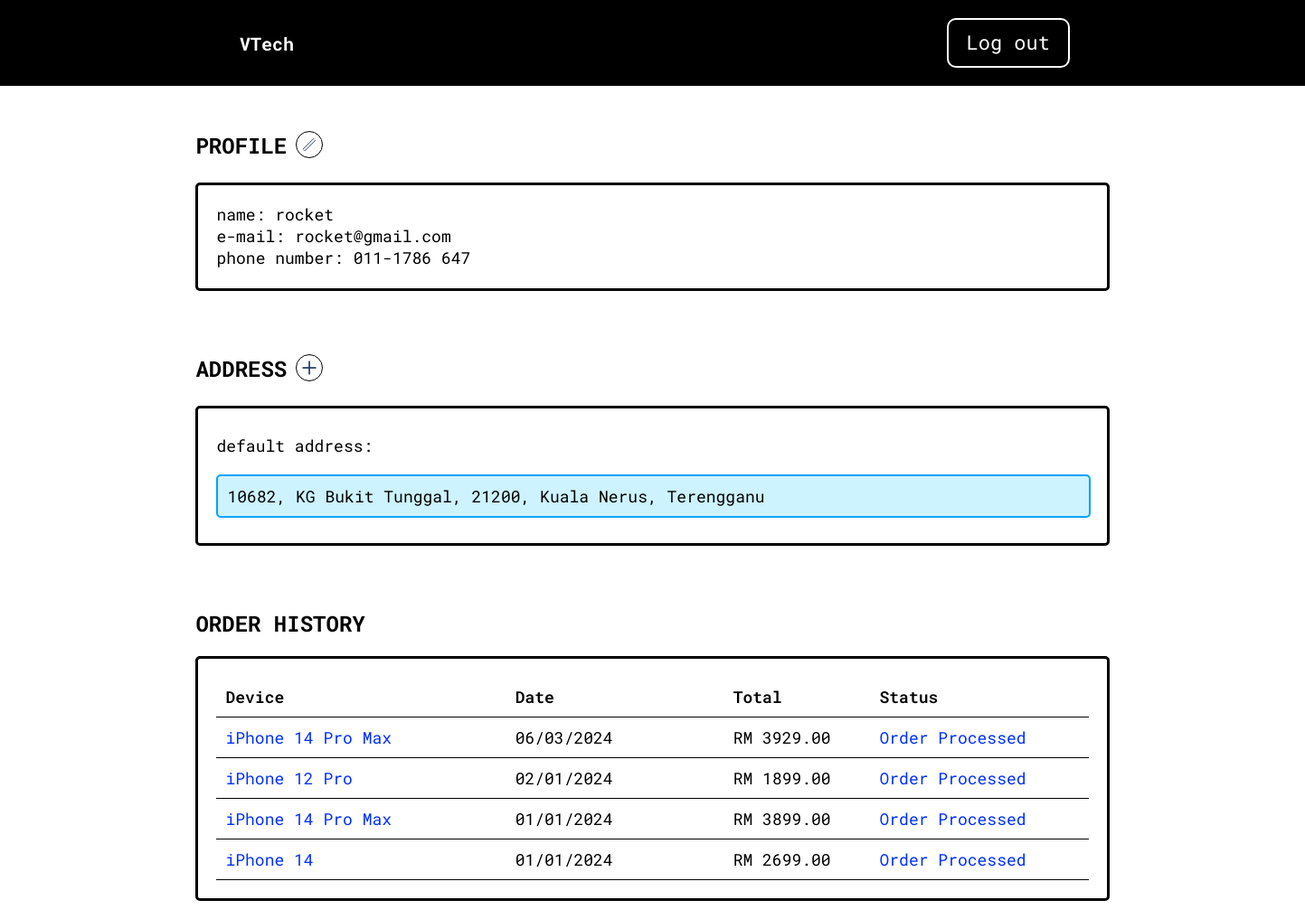
Screenshot of /profile.php (signed in) with the database file from the repository.
### tables this page shows
CREATE TABLE `customer` (
  `cust_id` int(100) NOT NULL,
  `cust_name` varchar(100) NOT NULL,
  `cust_email` varchar(100) NOT NULL,
  `cust_password` varchar(100) NOT NULL,
  `cust_phone` varchar(12) NOT NULL,
  `cust_add` varchar(1000) NOT NULL,
  `user_type` varchar(20) NOT NULL
);

CREATE TABLE `orders` (
  `id` int(100) NOT NULL,
  `user_id` int(100) NOT NULL,
  `name` varchar(100) NOT NULL,
  `price` int(100) NOT NULL,
  `quantity` int(100) NOT NULL,
  `image` varchar(100) NOT NULL,
  `color` varchar(255) DEFAULT NULL,
  `capacity` varchar(255) DEFAULT NULL,
  `waranty` varchar(255) DEFAULT NULL,
  `device_id` int(225) NOT NULL
);

CREATE TABLE `transaction` (
  `order_id` int(100) NOT NULL,
  `user_id` int(100) NOT NULL,
  `price` int(100) NOT NULL,
  `placed_on` varchar(50) NOT NULL,
  `payment_status` varchar(20) NOT NULL DEFAULT 'pending',
  `approval` varchar(225) NOT NULL
);

### profile.php (the view, shortened to what this page needs)
<?php
include('config.php');
$user_id = $_SESSION['user_id'];
$resultUser = mysqli_query($conn, "SELECT * FROM `customer` WHERE cust_id = '$user_id'") or die('query failed');
$resultOrderHistory = mysqli_query($conn, "SELECT * FROM `orders` WHERE user_id = $user_id");
?>
<!DOCTYPE html>
<html lang="en">
<head>
    <link rel="stylesheet" href="profile-style.css?v=<?php echo time(); ?>">
</head>
<body>
    <header>
            <div class="header-dummy">
                <a href="main.php" class="logo" style="text-decoration: none;" ><img src="icon/icon.png" alt="" style="height: 55px;" ><span>VTech</span></a>
            </div>
        <a href="logout.php" class="logout">Log out</a>
    </header>
    <main>
        <h2>PROFILE
            <a style="cursor: pointer;" onclick="profileEdit()" ><img src="icon/icons8-edit-50.png" title="edit" height="18px"> </a>
        </h2>
        <div class="profile" >
            <div class="profile-view" id="profile-view" >
            <?php
            $row = $resultUser -> fetch_assoc();
            echo '
            <p>name: '. $row['cust_name'] .'</p>
            <p>e-mail: '. $row['cust_email'] .'</p>
            <p>phone number: '. $row['cust_phone'] .'</p>';
            ?>
            </div>
        </div>
        <h2 class="address">ADDRESS
            <a style="cursor: pointer;" onclick="addressView()" ><img src="icon/icons8-plus-24.png" title="add" height="18px"></a>
        </h2>
        <div class="address-list">
            <div id="address-view">
            <?php
                if ($row['cust_add'] == null) {
                    echo '<p id="no-address">- no adressess added -</p>';
                }else{
                    echo'
                    <p>default address:</p>
                    <div id="have-address">
                        <p>'. $row['cust_add'] .'</p>
                    </div>';
                };
            ?>
            </div>
        </div>
        <h2 class="order-history">ORDER HISTORY </h2>
        <div class="order-list">
            <?php
            if (mysqli_num_rows($resultOrderHistory) <= 0) {
                echo'<p id="no-order"> - you have yet not make any order - </p>';
            }else{
                echo'
                    <div class="title">
                    <p style="width: 40%;">Device</p>
                    <p style="width: 30%;">Date</p>
                    <p style="width: 20%;">Total</p>
                    <p style="width: 30%;">Status</p>
                </div>
                <div class="order-box">';
                while ($row = $resultOrderHistory -> fetch_assoc()) {
                    $name = $row['name'];
                    $order_id = $row['id'];
                    $resultDevice = mysqli_query($conn, "SELECT * FROM `device` WHERE Name = '$name'");
                    $resulttransact = mysqli_query($conn, "SELECT * FROM `transaction` WHERE order_id = '$order_id'");
                    $fetchDevice = $resultDevice ->fetch_assoc();
                    $fetchTransact = $resulttransact ->fetch_assoc();
                    echo '
                    <div class="have-order">
                        <div class="device" style="width: 40%;">
                            <a href="device-page.php?id='. $fetchDevice['deviceID'].'"">'. $row['name'] .'</a>
                        </div>
                        <div class="device" style="width: 30%;">
                            '. $fetchTransact['placed_on'].'
                        </div>
                        <div class="total" style="width: 20%;">
                            RM '. $row['price'] .'.00
                        </div>
                        <div class="status" style="width: 30%;">
                            <a href="delivery.php?id='. $order_id.'"">Order Processed</a>
                        </div>
                    </div>';
                }
                echo '</div>';
            }
            ?>
        </div>
    </main>
</body>
</html>

### profile-style.css (style rules this page uses)
* { margin: 0; padding: 0; box-sizing: border-box; }
body { font-family: Roboto-Mono; color: black; min-width: 1400px; margin: 0; }
header { background-color: black; width: 100%; padding: 20px 0; display: flex; justify-content: center; gap: 50%; }
header a { color: white; text-decoration: none; }
.header-dummy>.logo { color: white; display: flex; align-items: center; }
.logo>span { font-size: 20px; font-weight: 800; margin-left: 5px; }
.logout { border: solid 2px white; background-color: black; padding: 10px 20px; border-radius: 10px; font-size: 22px; transition: .3s; }
main { display: flex; flex-direction: column; width: 70%; margin: 0 auto; }
main>h2 { display: flex; margin-top: 50px; }
main>div { border: solid 3px black; width: 100%; min-height: 60px; display: flex; flex-direction: column; align-self: center; border-radius: 5px; align-items: left; margin: 20px; padding: 20px; font-size: 18px; }
.profile { border: solid 3px black; width: 100%; height: 120px; display: flex; flex-direction: column; align-self: center; border-radius: 5px; align-items: left; margin: 20px; padding: 20px; font-size: 18px; }
.profile-view { position: absolute; }
h2 img { border: 1px solid black; margin-left: 10px; padding: 5px; height: 30px; border-radius: 50%; }
.address-list { display: flex; justify-content: center; }
#address-view { position: absolute; width: 100%; }
#have-address { visibility: visible; border: 2px #00a2ff solid; background-color: hsla(194, 100%, 50%, 0.2); border-radius: 5px; padding: 10px; position: relative; width: 67%; margin-top: 20px; }
.order-list { min-height: 70px; }
.have-order, .title { display: flex; }
.order-box { display: flex; flex-direction: column-reverse; }
.have-order>div, .title>p { border-bottom: black 1px solid; padding: 10px; }
.title>p { font-weight: 600; }
.have-order a { text-decoration: none; color: #002fff; }

### rows the page displays
customer: cust_name "rocket", cust_email "rocket@gmail.com", cust_phone "011-1786 647", cust_add "10682, KG Bukit Tunggal, 21200, Kuala Nerus, Terengganu"
orders: name "iPhone 14", transaction.placed_on "01/01/2024", price "2699"
orders: name "iPhone 14 Pro Max", transaction.placed_on "01/01/2024", price "3899"
orders: name "iPhone 12 Pro", transaction.placed_on "02/01/2024", price "1899"
orders: name "iPhone 14 Pro Max", transaction.placed_on "06/03/2024", price "3929"
